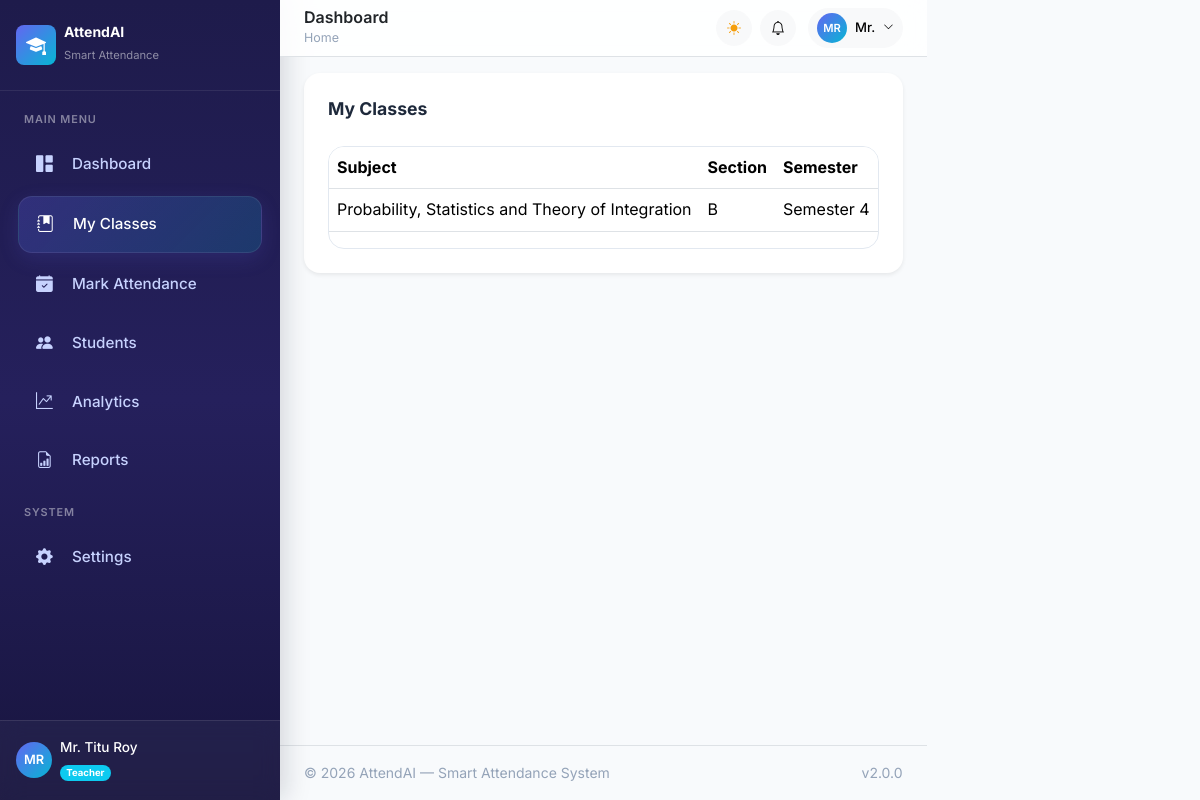
/teacher/classes (signed in), run on the app's committed database.
### app/models/user.py (models this page shows, shortened)
class User(UserMixin, db.Model):
    __tablename__ = 'users'
    id = db.Column(db.Integer, primary_key=True)
    email = db.Column(db.String(120), unique=True, nullable=False, index=True)
    password_hash = db.Column(db.String(256), nullable=False)
    full_name = db.Column(db.String(100), nullable=False)
    phone = db.Column(db.String(20), nullable=True)
    avatar = db.Column(db.String(255), nullable=True)
    role = db.Column(db.String(20), nullable=False, default='teacher') # 'admin', 'teacher', 'student'
    is_active = db.Column(db.Boolean, default=True, nullable=False)
    created_at = db.Column(db.DateTime, default=datetime.utcnow, nullable=False)
    last_login = db.Column(db.DateTime, nullable=True)
    theme_preference = db.Column(db.String(10), default='light', nullable=False)

### app/models/subject.py (models this page shows, shortened)
class SectionSubject(db.Model):
    __tablename__ = 'section_subjects'
    id = db.Column(db.Integer, primary_key=True)
    section_id = db.Column(db.Integer, db.ForeignKey('sections.id'), nullable=False)
    subject_id = db.Column(db.Integer, db.ForeignKey('subjects.id'), nullable=False)
    teacher_id = db.Column(db.Integer, db.ForeignKey('users.id'), nullable=False)
    created_at = db.Column(db.DateTime, default=datetime.utcnow, nullable=False)
    teacher = db.relationship('User', backref=db.backref('teaching_assignments', cascade='all, delete-orphan'))
    attendances = db.relationship('Attendance', backref='section_subject', lazy='dynamic', cascade='all, delete-orphan')
    __table_args__ = (
        UniqueConstraint('section_id', 'subject_id', name='uq_section_subject'),
    )

class Subject(db.Model):
    __tablename__ = 'subjects'
    id = db.Column(db.Integer, primary_key=True)
    name = db.Column(db.String(100), nullable=False)
    code = db.Column(db.String(20), unique=True, nullable=False)
    credits = db.Column(db.Integer, default=3, nullable=False)
    subject_type = db.Column(db.String(20), default='theory', nullable=False)  # 'theory', 'practical', 'elective'
    is_active = db.Column(db.Boolean, default=True, nullable=False)
    created_at = db.Column(db.DateTime, default=datetime.utcnow, nullable=False)
    section_subjects = db.relationship('SectionSubject', backref='subject', cascade='all, delete-orphan')

### app/models/academic.py (models this page shows, shortened)
class Section(db.Model):
    __tablename__ = 'sections'
    id = db.Column(db.Integer, primary_key=True)
    semester_id = db.Column(db.Integer, db.ForeignKey('semesters.id'), nullable=False)
    name = db.Column(db.String(10), nullable=False)  # e.g., "A", "B"
    max_strength = db.Column(db.Integer, default=60, nullable=False)
    is_active = db.Column(db.Boolean, default=True, nullable=False)
    students = db.relationship('Student', backref='section', lazy='dynamic')
    section_subjects = db.relationship('SectionSubject', backref='section', lazy='dynamic', cascade='all, delete-orphan')

class Semester(db.Model):
    __tablename__ = 'semesters'
    id = db.Column(db.Integer, primary_key=True)
    program_id = db.Column(db.Integer, db.ForeignKey('programs.id'), nullable=False)
    number = db.Column(db.Integer, nullable=False)
    label = db.Column(db.String(50), nullable=False)  # e.g., "Semester 1", "Semester 2"
    is_active = db.Column(db.Boolean, default=True, nullable=False)
    sections = db.relationship('Section', backref='semester', lazy='dynamic', cascade='all, delete-orphan')

### app/blueprints/teacher.py (the view)
@teacher_bp.route('/classes')
@login_required
@teacher_required
def classes():
    assignments = current_user.teaching_assignments
    return render_template(
        'teacher/classes.html',
        assignments=assignments
    )

### app/templates/teacher/classes.html (shortened to what this page needs)
{% extends "base.html" %}
{% block content %}
<div class="card shadow-sm border-0 p-4 rounded-4">
    <h4 class="fw-bold mb-4">
        My Classes
    </h4>
    {% if assignments %}
        <div class="table-responsive">
            <table class="table align-middle">
                <thead>
                    <tr>
                        <th>Subject</th>
                        <th>Section</th>
                        <th>Semester</th>
                    </tr>
                </thead>
                <tbody>
                    {% for a in assignments %}
                    <tr>
                        <td>{{ a.subject.name }}</td>
                        <td>{{ a.section.name }}</td>
                        <td>Semester {{ a.section.semester.number }}</td>
                    </tr>
                    {% endfor %}
                </tbody>
            </table>
        </div>
    {% endif %}
</div>
{% endblock %}

### app/templates/components/sidebar.html (shortened to what this page needs)
<aside class="app-sidebar" id="appSidebar">
    <div class="sidebar-brand d-flex align-items-center gap-2 px-3 py-4">
        <div class="brand-icon d-flex align-items-center justify-content-center rounded-3" style="width:40px;height:40px;background:linear-gradient(135deg,#6366f1,#06b6d4);">
            <i class="bi bi-mortarboard-fill text-white fs-5"></i>
        </div>
        <div class="brand-text">
            <h6 class="mb-0 text-white fw-bold">AttendAI</h6>
            <small class="text-white-50" style="font-size:0.7rem;">Smart Attendance</small>
        </div>
    </div>
    <nav class="sidebar-nav flex-grow-1 px-2 py-2">
        <div class="nav-section">
            <span class="nav-section-label text-uppercase text-white-50 px-3 mb-2 d-block" style="font-size:0.65rem;letter-spacing:0.08em;">Main Menu</span>
            {% if current_user.role == 'admin' %}
            <a href="{{ url_for('admin.dashboard') }}" class="sidebar-link {{ 'active' if request.endpoint == 'admin.dashboard' }}">
                <i class="bi bi-grid-1x2-fill"></i><span>Dashboard</span>
            </a>
            <a href="{{ url_for('admin.departments') }}" class="sidebar-link {{ 'active' if request.endpoint == 'admin.departments' }}">
                <i class="bi bi-building"></i><span>Departments</span>
            </a>
            <a href="{{ url_for('admin.programs') }}" class="sidebar-link {{ 'active' if request.endpoint == 'admin.programs' }}">
                <i class="bi bi-journal-bookmark-fill"></i><span>Programs</span>
            </a>
            <a href="{{ url_for('admin.semesters') }}"
                class="sidebar-link {{ 'active' if request.endpoint == 'admin.semesters' }}">
                <i class="bi bi-calendar3"></i>
                <span>Semesters</span>
            </a>
            <a href="{{ url_for('admin.sections') }}"
                class="sidebar-link {{ 'active' if request.endpoint == 'admin.sections' }}">
                <i class="bi bi-grid-3x3-gap-fill"></i>
                <span>Sections</span>
            </a>
            <a href="{{ url_for('admin.subjects') }}" class="sidebar-link {{ 'active' if request.endpoint == 'admin.subjects' }}">
                <i class="bi bi-book-half"></i><span>Subjects</span>
            </a>
            <a href="{{ url_for('admin.assignments') }}"class="sidebar-link {{ 'active' if request.endpoint == 'admin.assignments' }}">
                <i class="bi bi-diagram-3-fill"></i>
                <span>Assignments</span>
            </a>
            <a href="{{ url_for('admin.teachers') }}" class="sidebar-link {{ 'active' if request.endpoint == 'admin.teachers' }}">
                <i class="bi bi-person-workspace"></i><span>Teachers</span>
            </a>
            </a>
            <a href="{{ url_for('analytics.dashboard') }}" class="sidebar-link {{ 'active' if request.endpoint == 'analytics.dashboard' }}">
                <i class="bi bi-graph-up-arrow"></i><span>Analytics</span>
            </a>
            <a href="{{ url_for('reports.index') }}" class="sidebar-link {{ 'active' if request.endpoint == 'reports.index' }}">
                <i class="bi bi-file-earmark-bar-graph"></i><span>Reports</span>
            </a>
            <span class="nav-section-label text-uppercase text-white-50 px-3 mt-3 mb-2 d-block" style="font-size:0.65rem;letter-spacing:0.08em;">System</span>
            <a href="{{ url_for('admin.bulk_import') }}" class="sidebar-link {{ 'active' if request.endpoint == 'admin.bulk_import' }}">
                <i class="bi bi-cloud-upload-fill"></i><span>Bulk Import</span>
            </a>
            <a href="{{ url_for('settings.index') }}" class="sidebar-link {{ 'active' if request.endpoint == 'settings.index' }}">
                <i class="bi bi-gear-fill"></i><span>Settings</span>
            </a>
            {% elif current_user.role == 'teacher' %}
            <a href="{{ url_for('teacher.dashboard') }}" class="sidebar-link {{ 'active' if request.endpoint == 'teacher.dashboard' }}">
                <i class="bi bi-grid-1x2-fill"></i><span>Dashboard</span>
            </a>
            <a href="{{ url_for('teacher.classes') }}" class="sidebar-link {{ 'active' if request.endpoint == 'teacher.classes' }}">
                <i class="bi bi-journal-bookmark-fill"></i><span>My Classes</span>
            </a>
            <a href="{{ url_for('attendance.mark') }}" class="sidebar-link {{ 'active' if request.endpoint == 'attendance.mark' }}">
                <i class="bi bi-calendar-check-fill"></i><span>Mark Attendance</span>
            </a>
            <a href="{{ url_for('students.list') }}" class="sidebar-link {{ 'active' if request.endpoint == 'students.list' }}">
                <i class="bi bi-people-fill"></i><span>Students</span>
            </a>
            <a href="{{ url_for('analytics.dashboard') }}" class="sidebar-link {{ 'active' if request.endpoint == 'analytics.dashboard' }}">
                <i class="bi bi-graph-up-arrow"></i><span>Analytics</span>
            </a>
            <a href="{{ url_for('reports.index') }}" class="sidebar-link {{ 'active' if request.endpoint == 'reports.index' }}">
                <i class="bi bi-file-earmark-bar-graph"></i><span>Reports</span>
            </a>
            <span class="nav-section-label text-uppercase text-white-50 px-3 mt-3 mb-2 d-block" style="font-size:0.65rem;letter-spacing:0.08em;">System</span>
            <a href="{{ url_for('settings.index') }}" class="sidebar-link {{ 'active' if request.endpoint == 'settings.index' }}">
                <i class="bi bi-gear-fill"></i><span>Settings</span>
            </a>
            {% endif %}
        </div>
    </nav>
    <div class="sidebar-user px-3 py-3 border-top border-white border-opacity-10">
        <div class="d-flex align-items-center gap-2">
            <div class="user-avatar d-flex align-items-center justify-content-center rounded-circle flex-shrink-0" style="width:36px;height:36px;background:linear-gradient(135deg,#6366f1,#06b6d4);font-size:0.8rem;font-weight:600;color:#fff;">
                {{ current_user.full_name[:2]|upper if current_user.full_name else 'U' }}
            </div>
            <div class="overflow-hidden">
                <div class="text-white text-truncate fw-medium" style="font-size:0.85rem;">{{ current_user.full_name or 'User' }}</div>
                <span class="badge rounded-pill {% if current_user.role == 'admin' %}bg-primary{% elif current_user.role == 'teacher' %}bg-info{% else %}bg-success{% endif %}" style="font-size:0.6rem;">
                    {{ current_user.role|capitalize }}
                </span>
            </div>
        </div>
    </div>
</aside>

### app/templates/components/navbar.html (shortened to what this page needs)
<header class="app-navbar sticky-top bg-white border-bottom px-4 py-2 d-flex align-items-center justify-content-between" style="z-index:1020;backdrop-filter:blur(12px);background:rgba(255,255,255,0.85)!important;">
    <div class="d-flex align-items-center gap-3">
        <div>
            <h5 class="mb-0 fw-semibold text-dark">{% block page_title %}Dashboard{% endblock %}</h5>
            <nav aria-label="breadcrumb" class="d-none d-md-block">
                <ol class="breadcrumb mb-0" style="font-size:0.78rem;">
                    <li class="breadcrumb-item"><a href="#" class="text-decoration-none text-muted">Home</a></li>
                </ol>
            </nav>
        </div>
    </div>
    <div class="d-flex align-items-center gap-2">
        <button class="btn btn-light btn-sm rounded-circle d-flex align-items-center justify-content-center" style="width:36px;height:36px;" onclick="toggleTheme()" id="themeToggleBtn" aria-label="Toggle theme">
            <i class="bi bi-sun-fill text-warning" id="themeIcon"></i>
        </button>
        <div class="dropdown">
            <button class="btn btn-light btn-sm rounded-circle d-flex align-items-center justify-content-center position-relative" style="width:36px;height:36px;" data-bs-toggle="dropdown" data-bs-auto-close="outside" aria-expanded="false" aria-label="Notifications">
                <i class="bi bi-bell"></i>
            </button>
        </div>
        <div class="dropdown ms-1">
            <button class="btn btn-light btn-sm rounded-pill d-flex align-items-center gap-2 px-2 py-1" data-bs-toggle="dropdown" aria-expanded="false">
                <div class="d-flex align-items-center justify-content-center rounded-circle" style="width:30px;height:30px;background:linear-gradient(135deg,#6366f1,#06b6d4);font-size:0.7rem;font-weight:600;color:#fff;">
                    {{ current_user.full_name[:2]|upper if current_user.full_name else 'U' }}
                </div>
                <span class="d-none d-md-inline fw-medium" style="font-size:0.82rem;">{{ current_user.full_name.split(' ')[0] if current_user.full_name else 'User' }}</span>
                <i class="bi bi-chevron-down" style="font-size:0.65rem;"></i>
            </button>
        </div>
    </div>
</header>

### data on the page
User: full_name "MR", full_name "Mr. Titu Roy", role "Teacher", full_name "Mr."
SectionSubject: subject.name "Probability, Statistics and Theory of Integration", section.name "B", section.semester.number "4"
